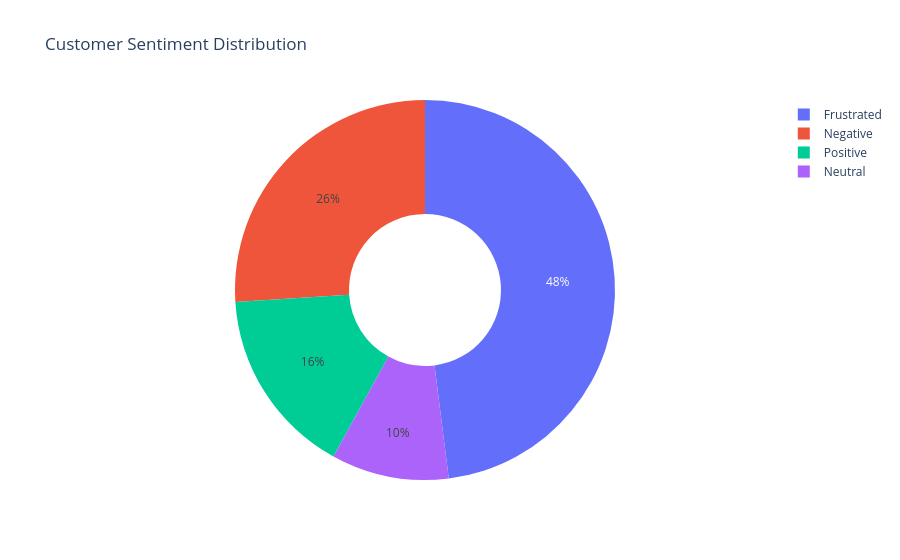

Write notebook code for a chart like this one.
### Markdown cell above
We have most number of tickets in Technical support & Bugs. Most number of tickets are seen in p2 and p1 - which is alarming. This indicates that some core functionality is down, this reflects in the ticket volume by ETA.

### Code cell
sentiment_counts = final_data["sentiment"].value_counts().reset_index()

fig = px.pie(
    sentiment_counts,
    values='count',
    names='sentiment',
    title='Customer Sentiment Distribution',
    hole = 0.4
)
fig.show()

### Figure 1 — Plotly figure (JSON) as saved in the notebook; plotly's stock layout.template omitted (floating-point values rounded to 4 significant figures)
{"data": [{"domain": {"x": [0, 1], "y": [0, 1]}, "hole": 0.4, "hovertemplate": "sentiment=%{label}<br>count=%{value}<extra></extra>", "labels": ["Frustrated", "Negative", "Positive", "Neutral"], "legendgroup": "", "name": "", "showlegend": true, "type": "pie", "values": [24, 13, 8, 5]}], "layout": {"legend": {"tracegroupgap": 0}, "title": {"text": "Customer Sentiment Distribution"}}}
